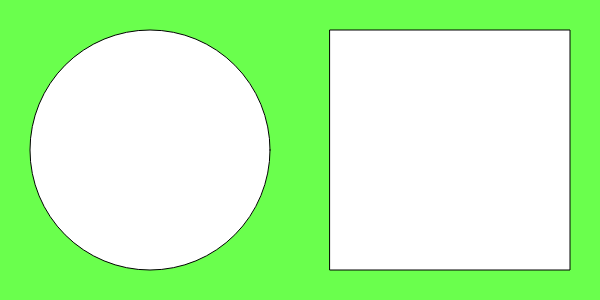
Frame 1 (no input)
Frame 60 (no input): identical to frame 1, image omitted
Frame 120 (the mouse pressed at the canvas centre since frame 60): identical to frame 1, image omitted

The p5.js sketch that drew this single still picture (run headless with seeded random() and noise() and a simulated clock; from frame 60 on, the mouse is pressed at the canvas centre):

// p5.js sketch
// ── sketch.js
function setup() {
  createCanvas(600, 300);
  colorMode(HSB);
}

function draw() {
  background(110,70,100);
  circle(150,150,240);
  square(330,30,240);
}
